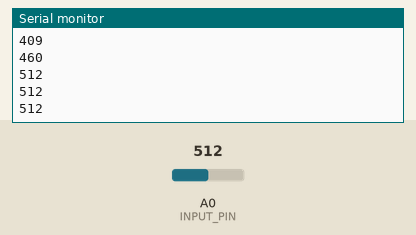
A sketch run on a simulated Arduino Uno, built with avr-gcc and run on an emulated ATmega328P. Parts: the last lines printed to the serial monitor. Inputs (shaded band) come from the test bench; at power-on: A0 (INPUT_PIN) = 512.

Above: at 1.2 s.
1.3 s: A0 (INPUT_PIN) set to 716
At 1.31 s:
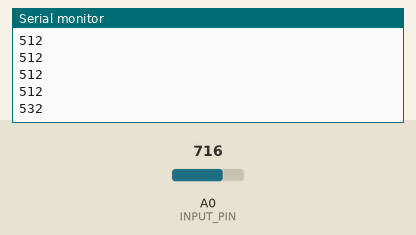
2.8 s: A0 (INPUT_PIN) set to 900
At 2.81 s:
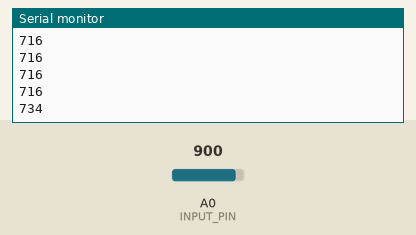
Timing chart, 0 to 5.8 s (numbered marks = the images above; inputs shaded):
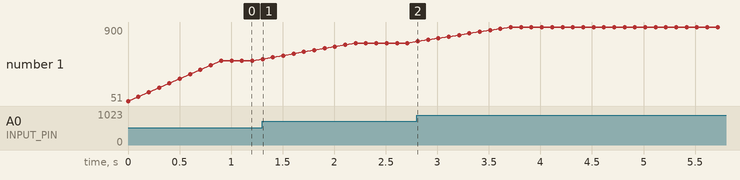

Measured:
- after the input at 1.3 s, the serial monitor: prints a new line at once (image 1)
- after the input at 2.8 s, the serial monitor: prints a new line at once (image 2)
- plotted number 1: 512 → 716 after the input at 1.3 s, 716 → 900 after the input at 2.8 s

The sketch:

Filter_Example.ino
```cpp
#include "filter.h"

#define INPUT_PIN A0

Filter filtro;
int sampleF;
void setup() {

Serial.begin(9600);
filtro.setDepthFilter(10);     //imposta la lunghezza del filtro

}

void loop() {


   sampleF = filtro.filterSamples(analogRead(INPUT_PIN));

   Serial.println(sampleF);

   delay(100);
}
```

filter.cpp
```cpp
#include "filter.h"
#include "Arduino.h"


// [Constructor]
Filter::Filter()
{

setDepthFilter(10);


}

int Filter::filterSamples(int _sample)
{
  int sum = 0;
  for(int i = 0; i < depth ;i++)
  {
    samples[i] = samples[i+1];
  }
  samples[depth-1] = _sample;
  for(int i = 0; i < depth ;i++)
  {
   sum += samples[i];
  }
  return sum/depth;
}

bool Filter::setDepthFilter(int _depth)
{

  depth =_depth;
  free(samples);
  samples = (int*)calloc(depth,sizeof(int));

  if(samples == NULL){

    return false;

  }

  return true;
}
```

filter.h
```cpp
#include "Arduino.h"


class Filter
{
public:

     Filter();
     int filterSamples(int _sample);
	   bool setDepthFilter(int _depth);
     int *samples;

private:
    int depth;
};
```
